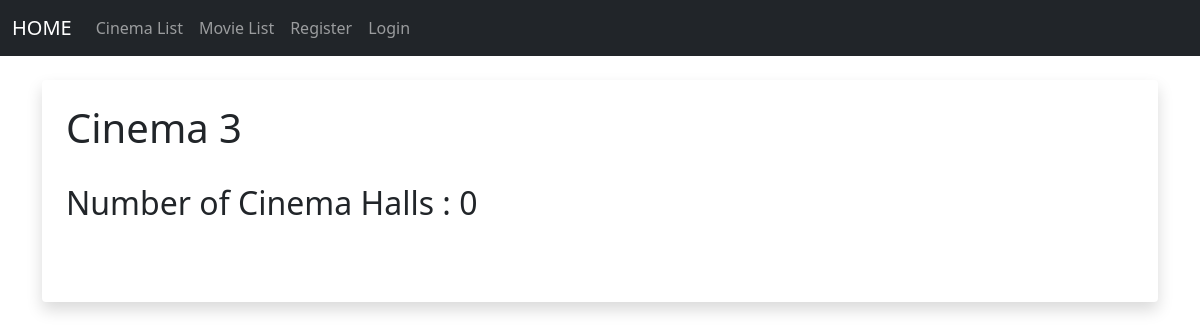
/cinema_info/4/, run on an earlier commit of the app's database.
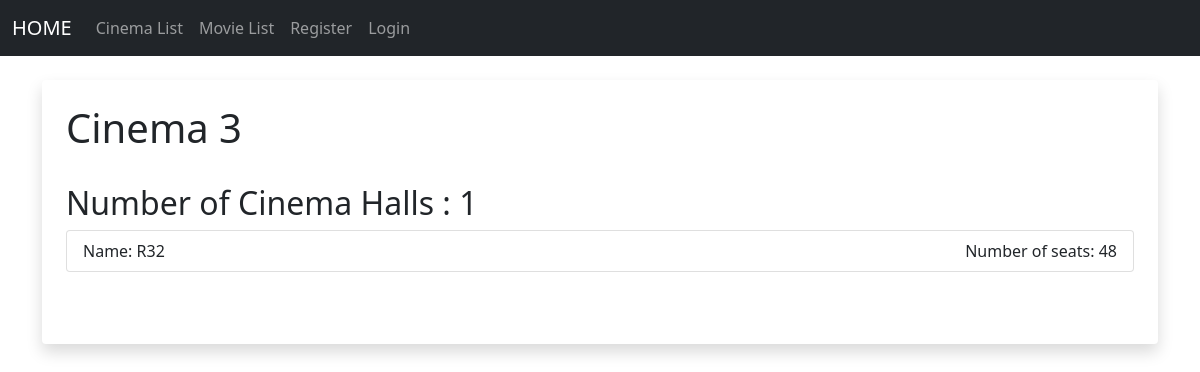
And on a later commit of the database.
### members/models.py (models this page shows, shortened)
class Cinema(models.Model):
    name = models.CharField(max_length=256)
    total_cinema_halls = models.IntegerField()

class Cinema_Hall(models.Model):
    name = models.CharField(max_length=64)
    total_seats = models.IntegerField()
    cinema_id = models.ForeignKey(Cinema, on_delete=models.CASCADE)

### members/views.py (the view)
# urls.py: path('cinema_info/<str:pk>/', views.get_cinema, name='cinema_info'),
def get_cinema(request, pk):
    cinema = Cinema.objects.get(pk=pk)
    cinema_halls = Cinema_Hall.objects.filter(cinema_id = pk)
    return render(request, 'ui/cinema_info.html', {'cinema':cinema, 'cinema_halls':cinema_halls})

### members/templates/ui/cinema_info.html (shortened to what this page needs)
{% extends 'ui/base.html' %}
{% block content %}
	<div class="shadow p-4 mb-5 bg-body rounded">
	<h1>{{cinema.name}}</h1>
<br/>
  <h2>Number of Cinema Halls : {{cinema.total_cinema_halls}}</h2>
  <ul class="list-group">
    {% for cinema_hall in cinema_halls %}
    <li class="list-group-item d-flex justify-content-between align-items-center">
      Name: {{cinema_hall.name}}
      <span class="badge-primary badge-pill">Number of seats: {{cinema_hall.total_seats}}</span>
    </li>
    {% endfor %}
  </ul>
<br/><br/>
{% endblock %}

What changed in the data, as far as the page shows it:
changed Cinema "Cinema 3": total_cinema_halls "0" → "1"
added Cinema_Hall: name "R32", total_seats "48"
